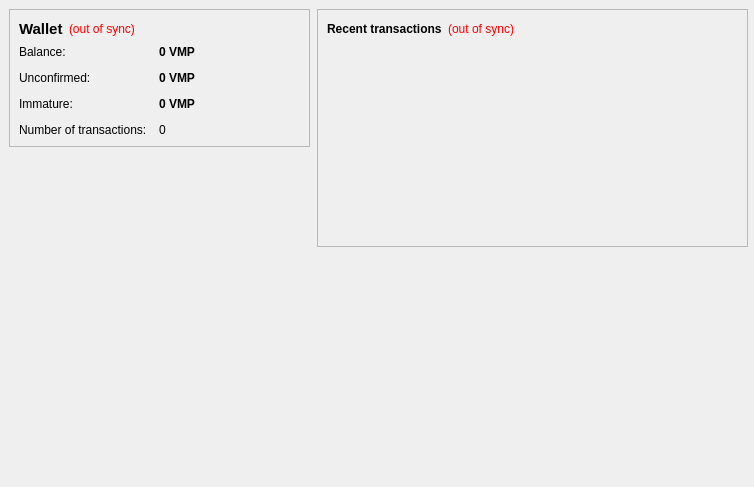
<?xml version="1.0" encoding="UTF-8"?>
<ui version="4.0">
 <class>OverviewPage</class>
 <widget class="QWidget" name="OverviewPage">
  <property name="geometry">
   <rect>
    <x>0</x>
    <y>0</y>
    <width>754</width>
    <height>487</height>
   </rect>
  </property>
  <property name="windowTitle">
   <string>Form</string>
  </property>
  <widget class="QWidget" name="layoutWidget">
   <property name="geometry">
    <rect>
     <x>9</x>
     <y>9</y>
     <width>301</width>
     <height>766</height>
    </rect>
   </property>
   <layout class="QVBoxLayout" name="verticalLayout_2">
    <item>
     <widget class="QFrame" name="frame">
      <property name="frameShape">
       <enum>QFrame::StyledPanel</enum>
      </property>
      <property name="frameShadow">
       <enum>QFrame::Raised</enum>
      </property>
      <layout class="QVBoxLayout" name="verticalLayout_4">
       <item>
        <layout class="QHBoxLayout" name="horizontalLayout_4">
         <item>
          <widget class="QLabel" name="label_5">
           <property name="font">
            <font>
             <pointsize>11</pointsize>
             <weight>75</weight>
             <bold>true</bold>
            </font>
           </property>
           <property name="text">
            <string>Wallet</string>
           </property>
          </widget>
         </item>
         <item>
          <widget class="QLabel" name="labelWalletStatus">
           <property name="toolTip">
            <string>The displayed information may be out of date. Your wallet automatically synchronizes with the lyccoin network after a connection is established, but this process has not completed yet.</string>
           </property>
           <property name="styleSheet">
            <string notr="true">QLabel { color: red; }</string>
           </property>
           <property name="text">
            <string notr="true">(out of sync)</string>
           </property>
           <property name="alignment">
            <set>Qt::AlignLeading|Qt::AlignLeft|Qt::AlignVCenter</set>
           </property>
          </widget>
         </item>
         <item>
          <spacer name="horizontalSpacer_2">
           <property name="orientation">
            <enum>Qt::Horizontal</enum>
           </property>
           <property name="sizeHint" stdset="0">
            <size>
             <width>40</width>
             <height>20</height>
            </size>
           </property>
          </spacer>
         </item>
        </layout>
       </item>
       <item>
        <layout class="QFormLayout" name="formLayout_2">
         <property name="fieldGrowthPolicy">
          <enum>QFormLayout::AllNonFixedFieldsGrow</enum>
         </property>
         <property name="horizontalSpacing">
          <number>12</number>
         </property>
         <property name="verticalSpacing">
          <number>12</number>
         </property>
         <item row="0" column="0">
          <widget class="QLabel" name="label">
           <property name="text">
            <string>Balance:</string>
           </property>
          </widget>
         </item>
         <item row="0" column="1">
          <widget class="QLabel" name="labelBalance">
           <property name="font">
            <font>
             <weight>75</weight>
             <bold>true</bold>
            </font>
           </property>
           <property name="cursor">
            <cursorShape>IBeamCursor</cursorShape>
           </property>
           <property name="toolTip">
            <string>Your current balance</string>
           </property>
           <property name="text">
            <string notr="true">0 VMP</string>
           </property>
           <property name="textInteractionFlags">
            <set>Qt::LinksAccessibleByMouse|Qt::TextSelectableByKeyboard|Qt::TextSelectableByMouse</set>
           </property>
          </widget>
         </item>
         <item row="1" column="0">
          <widget class="QLabel" name="label_3">
           <property name="text">
            <string>Unconfirmed:</string>
           </property>
          </widget>
         </item>
         <item row="1" column="1">
          <widget class="QLabel" name="labelUnconfirmed">
           <property name="font">
            <font>
             <weight>75</weight>
             <bold>true</bold>
            </font>
           </property>
           <property name="cursor">
            <cursorShape>IBeamCursor</cursorShape>
           </property>
           <property name="toolTip">
            <string>Total of transactions that have yet to be confirmed, and do not yet count toward the current balance</string>
           </property>
           <property name="text">
            <string notr="true">0 VMP</string>
           </property>
           <property name="textInteractionFlags">
            <set>Qt::LinksAccessibleByMouse|Qt::TextSelectableByKeyboard|Qt::TextSelectableByMouse</set>
           </property>
          </widget>
         </item>
         <item row="2" column="0">
          <widget class="QLabel" name="labelImmatureText">
           <property name="text">
            <string>Immature:</string>
           </property>
          </widget>
         </item>
         <item row="2" column="1">
          <widget class="QLabel" name="labelImmature">
           <property name="font">
            <font>
             <weight>75</weight>
             <bold>true</bold>
            </font>
           </property>
           <property name="toolTip">
            <string>Mined balance that has not yet matured</string>
           </property>
           <property name="text">
            <string notr="true">0 VMP</string>
           </property>
           <property name="textInteractionFlags">
            <set>Qt::LinksAccessibleByMouse|Qt::TextSelectableByKeyboard|Qt::TextSelectableByMouse</set>
           </property>
          </widget>
         </item>
         <item row="3" column="0">
          <widget class="QLabel" name="label_2">
           <property name="text">
            <string>Number of transactions:</string>
           </property>
          </widget>
         </item>
         <item row="3" column="1">
          <widget class="QLabel" name="labelNumTransactions">
           <property name="toolTip">
            <string>Total number of transactions in wallet</string>
           </property>
           <property name="text">
            <string notr="true">0</string>
           </property>
          </widget>
         </item>
        </layout>
       </item>
      </layout>
     </widget>
    </item>
    <item>
     <widget class="QLabel" name="label_wallet_bgcoin">
      <property name="text">
       <string/>
      </property>
      <property name="pixmap">
       <pixmap resource="../bitcoin.qrc">:/images/res/images/vampirecoin.png</pixmap>
      </property>
      <property name="scaledContents">
       <bool>false</bool>
      </property>
      <property name="alignment">
       <set>Qt::AlignCenter</set>
      </property>
      <property name="margin">
       <number>-2</number>
      </property>
     </widget>
    </item>
    <item>
     <spacer name="verticalSpacer">
      <property name="orientation">
       <enum>Qt::Vertical</enum>
      </property>
      <property name="sizeHint" stdset="0">
       <size>
        <width>20</width>
        <height>40</height>
       </size>
      </property>
     </spacer>
    </item>
   </layout>
  </widget>
  <widget class="QWidget" name="layoutWidget">
   <property name="geometry">
    <rect>
     <x>317</x>
     <y>9</y>
     <width>431</width>
     <height>471</height>
    </rect>
   </property>
   <layout class="QVBoxLayout" name="verticalLayout_3">
    <item>
     <widget class="QFrame" name="frame_2">
      <property name="frameShape">
       <enum>QFrame::StyledPanel</enum>
      </property>
      <property name="frameShadow">
       <enum>QFrame::Raised</enum>
      </property>
      <layout class="QVBoxLayout" name="verticalLayout">
       <item>
        <layout class="QHBoxLayout" name="horizontalLayout_2">
         <item>
          <widget class="QLabel" name="label_4">
           <property name="text">
            <string>&lt;b&gt;Recent transactions&lt;/b&gt;</string>
           </property>
          </widget>
         </item>
         <item>
          <widget class="QLabel" name="labelTransactionsStatus">
           <property name="toolTip">
            <string>The displayed information may be out of date. Your wallet automatically synchronizes with the lyccoin network after a connection is established, but this process has not completed yet.</string>
           </property>
           <property name="styleSheet">
            <string notr="true">QLabel { color: red; }</string>
           </property>
           <property name="text">
            <string notr="true">(out of sync)</string>
           </property>
           <property name="alignment">
            <set>Qt::AlignRight|Qt::AlignTrailing|Qt::AlignVCenter</set>
           </property>
          </widget>
         </item>
         <item>
          <spacer name="horizontalSpacer">
           <property name="orientation">
            <enum>Qt::Horizontal</enum>
           </property>
           <property name="sizeHint" stdset="0">
            <size>
             <width>40</width>
             <height>20</height>
            </size>
           </property>
          </spacer>
         </item>
        </layout>
       </item>
       <item>
        <widget class="QListView" name="listTransactions">
         <property name="minimumSize">
          <size>
           <width>369</width>
           <height>192</height>
          </size>
         </property>
         <property name="styleSheet">
          <string notr="true">QListView { background: transparent; }</string>
         </property>
         <property name="frameShape">
          <enum>QFrame::NoFrame</enum>
         </property>
         <property name="verticalScrollBarPolicy">
          <enum>Qt::ScrollBarAlwaysOff</enum>
         </property>
         <property name="horizontalScrollBarPolicy">
          <enum>Qt::ScrollBarAlwaysOff</enum>
         </property>
         <property name="selectionMode">
          <enum>QAbstractItemView::NoSelection</enum>
         </property>
        </widget>
       </item>
      </layout>
     </widget>
    </item>
    <item>
     <spacer name="verticalSpacer_2">
      <property name="orientation">
       <enum>Qt::Vertical</enum>
      </property>
      <property name="sizeHint" stdset="0">
       <size>
        <width>20</width>
        <height>40</height>
       </size>
      </property>
     </spacer>
    </item>
   </layout>
  </widget>
 </widget>
 <resources>
  <include location="../bitcoin.qrc"/>
 </resources>
 <connections/>
</ui>
